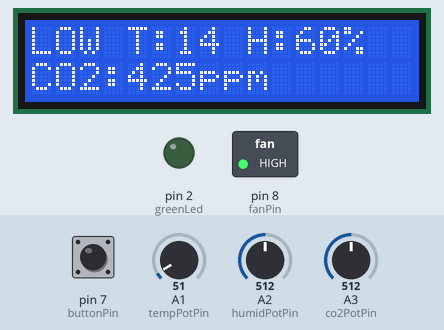
This sketch was run on a simulated Arduino Uno, built with avr-gcc and run on an emulated ATmega328P. Parts: 16×2 character LCD, switched loads named in the sketch (green lamp = pin HIGH), output pins drawn as LEDs (lit = HIGH). The inputs (shaded band) are chosen by the test bench; at power-on: pin 7 (buttonPin) HIGH, A1 (tempPotPin) = 51, A2 (humidPotPin) = 512, A3 (co2PotPin) = 512. Pins used as bus, display or sensor lines are not drawn; what the sketch prints to the serial monitor is not drawn.

Above: at 3.2 s.
3.3 s: pin 7 (buttonPin) pulled LOW for 0.15 s
At 3.7 s:
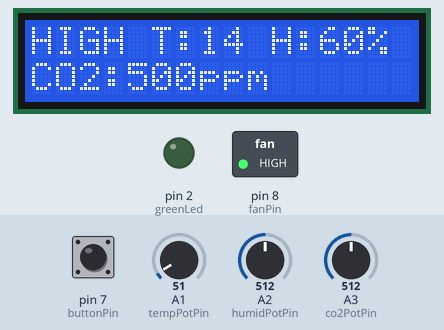
6.4 s: pin 7 (buttonPin) pulled LOW for 1 s
At 7.6 s:
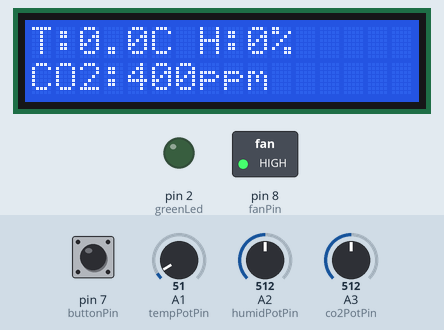
10.4 s: pin 7 (buttonPin) pulled LOW for 0.15 s
At 11.3 s:
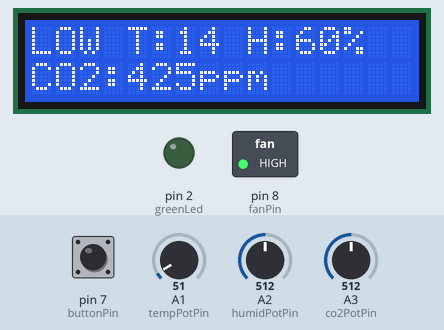
13.5 s: A1 (tempPotPin) set to 61
At 14.9 s:
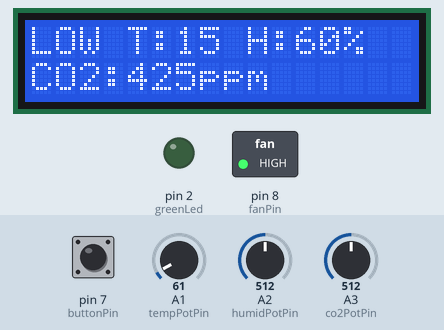
16.5 s: A2 (humidPotPin) set to 716
At 18.4 s:
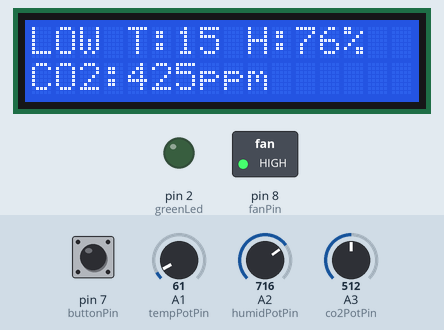
18.8 s: A3 (co2PotPin) set to 716
At 20.1 s:
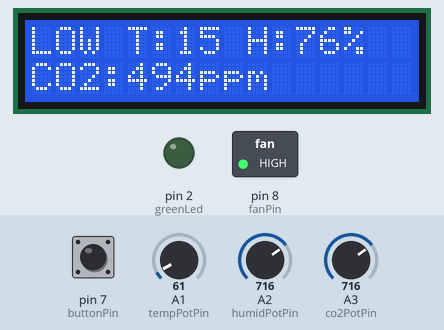
Timing chart, 0 to 22.8 s (numbered marks = the images above; inputs shaded):
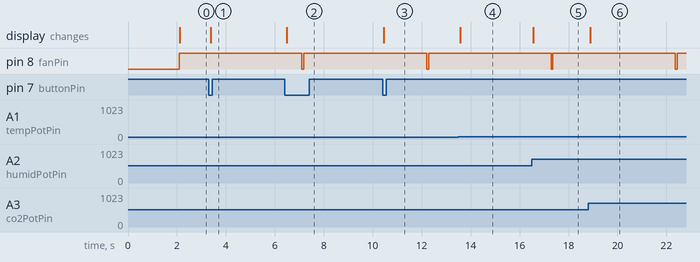

Measured:
- after the input at 3.3 s, the display: changes after 0.08 s (image 1)
- after the input at 6.4 s, the display: changes after 0.08 s (image 2)
- after the input at 10.4 s, the display: changes at once (image 3)
- after the input at 13.5 s, the display: changes after 0.08 s (image 4)
- after the input at 16.5 s, the display: changes after 0.06 s (image 5)
- after the input at 18.8 s, the display: changes after 0.08 s (image 6)

The sketch:

Final_code_Updated_Humidity_Percentage.ino
```cpp
#include <Wire.h>
#include <Adafruit_Sensor.h>
#include <Adafruit_AHTX0.h>
#include <LiquidCrystal_I2C.h>

// LCD and sensor setup
LiquidCrystal_I2C lcd(0x27, 16, 2);
Adafruit_AHTX0 aht;

// Pin definitions
#define tempPotPin A1
#define humidPotPin A2
#define co2PotPin A3
#define greenLed 2
#define blueLed 0
#define redLed 1
#define fanPin 8
#define buttonPin 7

// Timing
unsigned long fanStartTime = 0;
bool fanTriggered = false;
unsigned long lastSensorReadTime = 0;
const unsigned long sensorInterval = 30000;

int screenState = 0; // 0 = set low, 1 = set high, 2 = show data
bool lastButtonState = HIGH;
unsigned long lastButtonPressTime = 0;
const unsigned long debounceDelay = 50;

// Sensor values
float temperatureC = 0;
float humidityValue = 0;
int co2 = 400;

// Thresholds
float lowTemp = 10, highTemp = 100;
float lowHumidity = 20, highHumidity = 100;
int lowCO2 = 250, highCO2 = 700;

void setup() {
  pinMode(greenLed, OUTPUT);
  pinMode(blueLed, OUTPUT);
  pinMode(redLed, OUTPUT);
  pinMode(fanPin, OUTPUT);
  pinMode(buttonPin, INPUT_PULLUP);

  Serial.begin(115200);
  Wire.begin();

  if (!aht.begin(&Wire, 0x38)) {
    lcd.setCursor(0, 0);
    lcd.print("AHT20 not found");
    while (1);
  }

  lcd.init();
  lcd.backlight();
  lcd.setCursor(0, 0);
  lcd.print("System Starting...");
  delay(2000);
  lcd.clear();
}

void loop() {
  unsigned long currentMillis = millis();

  // === Read Potentiometers ===
  int tempPotValue = analogRead(tempPotPin);
  int humidPotValue = analogRead(humidPotPin);
  int co2PotValue = analogRead(co2PotPin);

  // data ranges
  float tempMapped = (tempPotValue / 1023.0) * (100 - 10) + 10;
  float humidMapped = (humidPotValue / 1023.0) * (100 - 20) + 20;
  int co2MappedLow = map(co2PotValue, 0, 1023, 250, 600);  // CO2 Low
  int co2MappedHigh = map(co2PotValue, 0, 1023, 300, 700); // CO2 High

  // === Button Press ===
  bool buttonState = digitalRead(buttonPin);
  if (buttonState == LOW && lastButtonState == HIGH && (currentMillis - lastButtonPressTime) > debounceDelay) {
    screenState = (screenState + 1) % 3;
    lcd.clear();
    lastButtonPressTime = currentMillis;
  }
  lastButtonState = buttonState;

  // === Save thresholds ===
  if (screenState == 0) {
    lowTemp = tempMapped;
    lowHumidity = humidMapped;
    lowCO2 = co2MappedLow;
  } else if (screenState == 1) {
    highTemp = tempMapped;
    highHumidity = humidMapped;
    highCO2 = co2MappedHigh;
  }

  // === Read sensor every 30s ===
  if (currentMillis - lastSensorReadTime >= sensorInterval) {
    lastSensorReadTime = currentMillis;

    sensors_event_t humidity, temp;
    if (!aht.getEvent(&humidity, &temp)) {
      Serial.println("Sensor read failed");
    } else {
      temperatureC = temp.temperature;
      humidityValue = humidity.relative_humidity;
      co2 = 400 + (temperatureC - 20) * 20 + (humidityValue - 50) * 10;
      if (co2 < 250) co2 = 250;
      if (co2 > 5000) co2 = 5000;

      Serial.print("T: "); Serial.print(temperatureC);
      Serial.print("C, H: "); Serial.print(humidityValue);
      Serial.print("%, CO2: "); Serial.println(co2);
    }
  }

  // === Danger Detection ===
  bool danger = (
    temperatureC < lowTemp || temperatureC > highTemp ||
    humidityValue < lowHumidity || humidityValue > highHumidity ||
    co2 < lowCO2 || co2 > highCO2 ||
    humidityValue >= 100
  );

  // === Fan Control ===
  if (danger && !fanTriggered) {
    digitalWrite(fanPin, HIGH);
    fanStartTime = currentMillis;
    fanTriggered = true;
    Serial.println("FAN ON");
  }

  if (fanTriggered && currentMillis - fanStartTime >= 5000) {
    digitalWrite(fanPin, LOW);
    fanTriggered = false;
    Serial.println("FAN OFF");
  }

  // === LED Feedback ===
  if (danger) {
    digitalWrite(redLed, HIGH);
    digitalWrite(blueLed, LOW);
    digitalWrite(greenLed, LOW);
  } else if (temperatureC >= 50 && temperatureC < highTemp) {
    digitalWrite(blueLed, HIGH);
    digitalWrite(redLed, LOW);
    digitalWrite(greenLed, LOW);
  } else {
    digitalWrite(greenLed, HIGH);
    digitalWrite(blueLed, LOW);
    digitalWrite(redLed, LOW);
  }

  // === LCD Display ===
lcd.setCursor(0, 0);
if (screenState == 0) {
  lcd.print("LOW T:");
  lcd.print(lowTemp, 0);
  lcd.print(" H:");
  lcd.print(lowHumidity, 0);
  lcd.print("%");
  lcd.setCursor(0, 1);
  lcd.print("CO2:");
  lcd.print(lowCO2);
  lcd.print("ppm");
} else if (screenState == 1) {
  lcd.print("HIGH T:");
  lcd.print(highTemp, 0);
  lcd.print(" H:");
  lcd.print(highHumidity, 0);
  lcd.print("%");
  lcd.setCursor(0, 1);
  lcd.print("CO2:");
  lcd.print(highCO2);
  lcd.print("ppm");
} else if (screenState == 2) {
  lcd.print("T:");
  lcd.print(temperatureC, 1);
  lcd.print("C ");
  lcd.print("H:");
  lcd.print(humidityValue, 0);
  lcd.print("%");
  lcd.setCursor(0, 1);
  lcd.print("CO2:");
  lcd.print(co2);
  lcd.print("ppm");
}

  delay(50);
}
```
